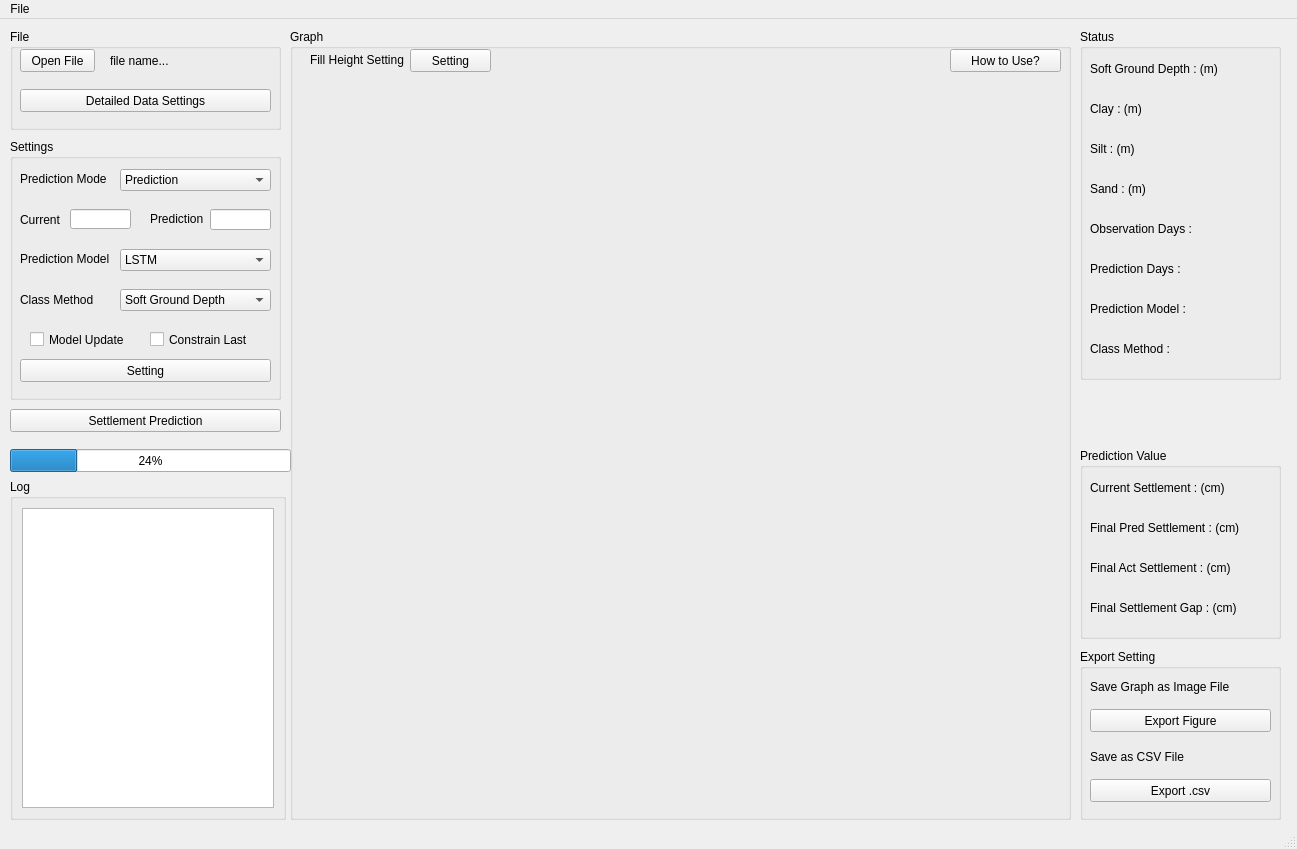
<?xml version="1.0" encoding="UTF-8"?>
<ui version="4.0">
 <class>MainWindow</class>
 <widget class="QMainWindow" name="MainWindow">
  <property name="geometry">
   <rect>
    <x>0</x>
    <y>0</y>
    <width>1297</width>
    <height>849</height>
   </rect>
  </property>
  <property name="font">
   <font>
    <family>Arial</family>
   </font>
  </property>
  <property name="windowTitle">
   <string>MainWindow</string>
  </property>
  <widget class="QWidget" name="centralwidget">
   <widget class="QGroupBox" name="setting_groupbox">
    <property name="geometry">
     <rect>
      <x>10</x>
      <y>120</y>
      <width>271</width>
      <height>261</height>
     </rect>
    </property>
    <property name="title">
     <string>Settings</string>
    </property>
    <widget class="QLabel" name="date_label">
     <property name="geometry">
      <rect>
       <x>140</x>
       <y>70</y>
       <width>56</width>
       <height>20</height>
      </rect>
     </property>
     <property name="text">
      <string>Prediction</string>
     </property>
    </widget>
    <widget class="QLineEdit" name="predict_lineedit">
     <property name="geometry">
      <rect>
       <x>200</x>
       <y>70</y>
       <width>61</width>
       <height>21</height>
      </rect>
     </property>
    </widget>
    <widget class="QPushButton" name="config_pushbutton">
     <property name="geometry">
      <rect>
       <x>10</x>
       <y>220</y>
       <width>251</width>
       <height>23</height>
      </rect>
     </property>
     <property name="text">
      <string>Setting</string>
     </property>
    </widget>
    <widget class="QLabel" name="model_label">
     <property name="geometry">
      <rect>
       <x>10</x>
       <y>110</y>
       <width>101</width>
       <height>20</height>
      </rect>
     </property>
     <property name="text">
      <string>Prediction Model</string>
     </property>
    </widget>
    <widget class="QComboBox" name="model_combobox">
     <property name="geometry">
      <rect>
       <x>110</x>
       <y>110</y>
       <width>151</width>
       <height>22</height>
      </rect>
     </property>
     <item>
      <property name="text">
       <string>LSTM</string>
      </property>
     </item>
     <item>
      <property name="text">
       <string>GRU</string>
      </property>
     </item>
     <item>
      <property name="text">
       <string>NP-LSTM</string>
      </property>
     </item>
     <item>
      <property name="text">
       <string>NP-GRU</string>
      </property>
     </item>
    </widget>
    <widget class="QComboBox" name="class_combobox">
     <property name="geometry">
      <rect>
       <x>110</x>
       <y>150</y>
       <width>151</width>
       <height>22</height>
      </rect>
     </property>
     <item>
      <property name="text">
       <string>Soft Ground Depth</string>
      </property>
     </item>
     <item>
      <property name="text">
       <string>Clay Ratio</string>
      </property>
     </item>
    </widget>
    <widget class="QLabel" name="class_label">
     <property name="geometry">
      <rect>
       <x>10</x>
       <y>150</y>
       <width>121</width>
       <height>21</height>
      </rect>
     </property>
     <property name="text">
      <string>Class Method</string>
     </property>
    </widget>
    <widget class="QComboBox" name="mode_combobox">
     <property name="geometry">
      <rect>
       <x>110</x>
       <y>30</y>
       <width>151</width>
       <height>22</height>
      </rect>
     </property>
     <item>
      <property name="text">
       <string>Prediction</string>
      </property>
     </item>
     <item>
      <property name="text">
       <string>Test</string>
      </property>
     </item>
    </widget>
    <widget class="QLabel" name="mode_label">
     <property name="geometry">
      <rect>
       <x>10</x>
       <y>30</y>
       <width>101</width>
       <height>20</height>
      </rect>
     </property>
     <property name="text">
      <string>Prediction Mode</string>
     </property>
    </widget>
    <widget class="QLabel" name="present_label">
     <property name="geometry">
      <rect>
       <x>10</x>
       <y>70</y>
       <width>56</width>
       <height>21</height>
      </rect>
     </property>
     <property name="text">
      <string>Current</string>
     </property>
    </widget>
    <widget class="QLineEdit" name="present_lineedit">
     <property name="geometry">
      <rect>
       <x>60</x>
       <y>70</y>
       <width>61</width>
       <height>20</height>
      </rect>
     </property>
    </widget>
    <widget class="QCheckBox" name="update_checkbox">
     <property name="geometry">
      <rect>
       <x>20</x>
       <y>190</y>
       <width>111</width>
       <height>21</height>
      </rect>
     </property>
     <property name="text">
      <string>Model Update</string>
     </property>
    </widget>
    <widget class="QCheckBox" name="constrain_checkbox">
     <property name="geometry">
      <rect>
       <x>140</x>
       <y>190</y>
       <width>111</width>
       <height>21</height>
      </rect>
     </property>
     <property name="text">
      <string>Constrain Last</string>
     </property>
    </widget>
   </widget>
   <widget class="QGroupBox" name="file_groupbox">
    <property name="geometry">
     <rect>
      <x>10</x>
      <y>10</y>
      <width>271</width>
      <height>101</height>
     </rect>
    </property>
    <property name="font">
     <font>
      <family>Arial</family>
     </font>
    </property>
    <property name="title">
     <string>File</string>
    </property>
    <widget class="QLabel" name="filename_label">
     <property name="geometry">
      <rect>
       <x>100</x>
       <y>21</y>
       <width>161</width>
       <height>21</height>
      </rect>
     </property>
     <property name="font">
      <font>
       <family>Arial</family>
      </font>
     </property>
     <property name="text">
      <string>file name...</string>
     </property>
    </widget>
    <widget class="QPushButton" name="openfile_pushbutton">
     <property name="geometry">
      <rect>
       <x>10</x>
       <y>20</y>
       <width>75</width>
       <height>23</height>
      </rect>
     </property>
     <property name="font">
      <font>
       <family>Arial</family>
      </font>
     </property>
     <property name="text">
      <string>Open File</string>
     </property>
    </widget>
    <widget class="QPushButton" name="datasetting_pushbutton">
     <property name="geometry">
      <rect>
       <x>10</x>
       <y>60</y>
       <width>251</width>
       <height>23</height>
      </rect>
     </property>
     <property name="font">
      <font>
       <family>Arial</family>
      </font>
     </property>
     <property name="text">
      <string>Detailed Data Settings</string>
     </property>
    </widget>
   </widget>
   <widget class="QGroupBox" name="log_groupbox">
    <property name="geometry">
     <rect>
      <x>10</x>
      <y>460</y>
      <width>276</width>
      <height>341</height>
     </rect>
    </property>
    <property name="title">
     <string>Log</string>
    </property>
    <layout class="QGridLayout" name="gridLayout">
     <item row="0" column="0">
      <widget class="QTextBrowser" name="log_textbrowser"/>
     </item>
    </layout>
   </widget>
   <widget class="QGroupBox" name="export_groupbox">
    <property name="geometry">
     <rect>
      <x>1080</x>
      <y>630</y>
      <width>201</width>
      <height>171</height>
     </rect>
    </property>
    <property name="title">
     <string>Export Setting</string>
    </property>
    <widget class="QPushButton" name="img_pushbutton">
     <property name="geometry">
      <rect>
       <x>10</x>
       <y>60</y>
       <width>181</width>
       <height>23</height>
      </rect>
     </property>
     <property name="text">
      <string>Export Figure</string>
     </property>
    </widget>
    <widget class="QPushButton" name="csv_pushbutton">
     <property name="geometry">
      <rect>
       <x>10</x>
       <y>130</y>
       <width>181</width>
       <height>23</height>
      </rect>
     </property>
     <property name="text">
      <string>Export .csv</string>
     </property>
    </widget>
    <widget class="QLabel" name="figure_label">
     <property name="geometry">
      <rect>
       <x>10</x>
       <y>30</y>
       <width>181</width>
       <height>16</height>
      </rect>
     </property>
     <property name="text">
      <string>Save Graph as Image File</string>
     </property>
    </widget>
    <widget class="QLabel" name="csv_label">
     <property name="geometry">
      <rect>
       <x>10</x>
       <y>100</y>
       <width>181</width>
       <height>16</height>
      </rect>
     </property>
     <property name="text">
      <string>Save as CSV File</string>
     </property>
    </widget>
   </widget>
   <widget class="QPushButton" name="prediction_pushbutton">
    <property name="geometry">
     <rect>
      <x>10</x>
      <y>390</y>
      <width>271</width>
      <height>23</height>
     </rect>
    </property>
    <property name="text">
     <string>Settlement Prediction</string>
    </property>
   </widget>
   <widget class="QProgressBar" name="progressbar">
    <property name="geometry">
     <rect>
      <x>10</x>
      <y>430</y>
      <width>281</width>
      <height>23</height>
     </rect>
    </property>
    <property name="value">
     <number>24</number>
    </property>
   </widget>
   <widget class="QGroupBox" name="graph_groupbox">
    <property name="geometry">
     <rect>
      <x>290</x>
      <y>10</y>
      <width>781</width>
      <height>791</height>
     </rect>
    </property>
    <property name="title">
     <string>Graph</string>
    </property>
    <widget class="QLabel" name="height_label">
     <property name="geometry">
      <rect>
       <x>20</x>
       <y>20</y>
       <width>101</width>
       <height>21</height>
      </rect>
     </property>
     <property name="text">
      <string>Fill Height Setting</string>
     </property>
    </widget>
    <widget class="PlotWidget" name="height_graph" native="true">
     <property name="geometry">
      <rect>
       <x>16</x>
       <y>50</y>
       <width>751</width>
       <height>281</height>
      </rect>
     </property>
    </widget>
    <widget class="QPushButton" name="height_pushbutton">
     <property name="geometry">
      <rect>
       <x>120</x>
       <y>20</y>
       <width>81</width>
       <height>23</height>
      </rect>
     </property>
     <property name="text">
      <string>Setting</string>
     </property>
    </widget>
    <widget class="PlotWidget" name="settlement_graph" native="true">
     <property name="geometry">
      <rect>
       <x>20</x>
       <y>340</y>
       <width>751</width>
       <height>431</height>
      </rect>
     </property>
    </widget>
    <widget class="QPushButton" name="help_pushbutton">
     <property name="geometry">
      <rect>
       <x>660</x>
       <y>20</y>
       <width>111</width>
       <height>23</height>
      </rect>
     </property>
     <property name="text">
      <string>How to Use?</string>
     </property>
    </widget>
   </widget>
   <widget class="QGroupBox" name="status_groupbox">
    <property name="geometry">
     <rect>
      <x>1080</x>
      <y>10</y>
      <width>201</width>
      <height>351</height>
     </rect>
    </property>
    <property name="title">
     <string>Status</string>
    </property>
    <widget class="QLabel" name="height_status_label">
     <property name="geometry">
      <rect>
       <x>10</x>
       <y>30</y>
       <width>181</width>
       <height>20</height>
      </rect>
     </property>
     <property name="text">
      <string>Soft Ground Depth : (m)</string>
     </property>
    </widget>
    <widget class="QLabel" name="clay_status_label">
     <property name="geometry">
      <rect>
       <x>10</x>
       <y>70</y>
       <width>181</width>
       <height>20</height>
      </rect>
     </property>
     <property name="text">
      <string>Clay : (m)</string>
     </property>
    </widget>
    <widget class="QLabel" name="class_status_label">
     <property name="geometry">
      <rect>
       <x>10</x>
       <y>310</y>
       <width>181</width>
       <height>20</height>
      </rect>
     </property>
     <property name="text">
      <string>Class Method : </string>
     </property>
    </widget>
    <widget class="QLabel" name="model_status_label">
     <property name="geometry">
      <rect>
       <x>10</x>
       <y>270</y>
       <width>181</width>
       <height>20</height>
      </rect>
     </property>
     <property name="text">
      <string>Prediction Model : </string>
     </property>
    </widget>
    <widget class="QLabel" name="present_date_label">
     <property name="geometry">
      <rect>
       <x>10</x>
       <y>190</y>
       <width>181</width>
       <height>20</height>
      </rect>
     </property>
     <property name="text">
      <string>Observation Days : </string>
     </property>
    </widget>
    <widget class="QLabel" name="predict_date_label">
     <property name="geometry">
      <rect>
       <x>10</x>
       <y>230</y>
       <width>181</width>
       <height>20</height>
      </rect>
     </property>
     <property name="text">
      <string>Prediction Days :</string>
     </property>
    </widget>
    <widget class="QLabel" name="silt_status_label">
     <property name="geometry">
      <rect>
       <x>10</x>
       <y>110</y>
       <width>181</width>
       <height>20</height>
      </rect>
     </property>
     <property name="text">
      <string>Silt : (m)</string>
     </property>
    </widget>
    <widget class="QLabel" name="sand_status_label">
     <property name="geometry">
      <rect>
       <x>10</x>
       <y>150</y>
       <width>181</width>
       <height>20</height>
      </rect>
     </property>
     <property name="text">
      <string>Sand : (m)</string>
     </property>
    </widget>
   </widget>
   <widget class="QGroupBox" name="prediction_groupbox">
    <property name="geometry">
     <rect>
      <x>1080</x>
      <y>429</y>
      <width>201</width>
      <height>191</height>
     </rect>
    </property>
    <property name="title">
     <string>Prediction Value</string>
    </property>
    <widget class="QLabel" name="present_value_label">
     <property name="geometry">
      <rect>
       <x>10</x>
       <y>30</y>
       <width>181</width>
       <height>20</height>
      </rect>
     </property>
     <property name="text">
      <string>Current Settlement : (cm)</string>
     </property>
    </widget>
    <widget class="QLabel" name="pred_value_label">
     <property name="geometry">
      <rect>
       <x>10</x>
       <y>70</y>
       <width>181</width>
       <height>20</height>
      </rect>
     </property>
     <property name="text">
      <string>Final Pred Settlement : (cm)</string>
     </property>
    </widget>
    <widget class="QLabel" name="real_value_label">
     <property name="geometry">
      <rect>
       <x>10</x>
       <y>110</y>
       <width>181</width>
       <height>20</height>
      </rect>
     </property>
     <property name="text">
      <string>Final Act Settlement : (cm)</string>
     </property>
    </widget>
    <widget class="QLabel" name="value_gap_label">
     <property name="geometry">
      <rect>
       <x>10</x>
       <y>150</y>
       <width>181</width>
       <height>20</height>
      </rect>
     </property>
     <property name="text">
      <string>Final Settlement Gap : (cm)</string>
     </property>
    </widget>
   </widget>
  </widget>
  <widget class="QMenuBar" name="menubar">
   <property name="geometry">
    <rect>
     <x>0</x>
     <y>0</y>
     <width>1297</width>
     <height>21</height>
    </rect>
   </property>
   <property name="font">
    <font>
     <family>Arial</family>
    </font>
   </property>
   <widget class="QMenu" name="menuFile">
    <property name="font">
     <font>
      <family>Arial</family>
     </font>
    </property>
    <property name="title">
     <string>File</string>
    </property>
    <addaction name="actionOpen"/>
    <addaction name="actionExit"/>
   </widget>
   <addaction name="menuFile"/>
  </widget>
  <widget class="QStatusBar" name="statusbar">
   <property name="font">
    <font>
     <family>Arial</family>
    </font>
   </property>
  </widget>
  <action name="actionOpen">
   <property name="text">
    <string>Open</string>
   </property>
   <property name="font">
    <font>
     <family>Arial</family>
    </font>
   </property>
  </action>
  <action name="actionExit">
   <property name="text">
    <string>Exit</string>
   </property>
   <property name="font">
    <font>
     <family>Arial</family>
    </font>
   </property>
  </action>
 </widget>
 <customwidgets>
  <customwidget>
   <class>PlotWidget</class>
   <extends>QWidget</extends>
   <header location="global">pyqtgraph</header>
   <container>1</container>
  </customwidget>
 </customwidgets>
 <resources/>
 <connections/>
</ui>
